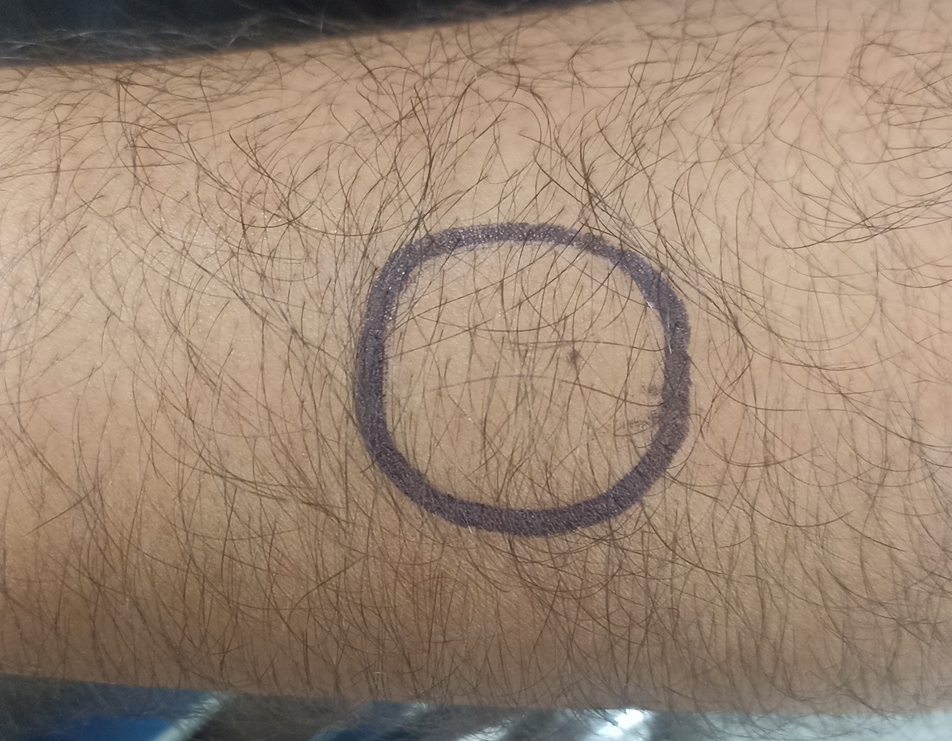
#> input picture segmentacion/img/04.jpg, 952 x 741 px, shrunk from 2604 x 2026 before the run, found by its file name
$ jupyter execute K_means.ipynb
#> lines starting #> are read from the running program, lines starting #| are printed output that depends on the picture; after the words box and inside, x2 and y2 are one past the last pixel; in counts of white or black regions, pixels touching at a corner belong together
[cell 1]
import cv2
import numpy as np
from sklearn.cluster import KMeans
from skimage import color
from skimage.morphology import disk, opening
from skimage.measure import label, regionprops
import matplotlib.pyplot as plt
import time

[cell 2]
start_time = time.time()

[cell 3]
# Leer la imagen
img = cv2.imread('/content/drive/MyDrive/Hipertermia ITM Carpeta Compartida/Segmentacion/04.jpg')
#> img is the input picture: shape (741, 952, 3); mean B, G, R 116.4, 135.2, 156.6
img_rgb = cv2.cvtColor(img, cv2.COLOR_BGR2RGB)  # Convertir a RGB para visualización

plt.imshow(img_rgb)
plt.axis('off')
plt.show()

[cell 4]
# Convertir la imagen al espacio de color LAB
lab_img = color.rgb2lab(img_rgb)
#> lab_img: shape (741, 952, 3) float64; mean of channels 0, 1, 2 57.5, 5.2, 13

# Extraer los canales AB y reformatear la imagen
ab = lab_img[:, :, 1:3]  # Tomar los canales A y B
ab = ab.reshape((-1, 2))  # Reformatear a 2D para aplicar K-means
#> ab = 705432 pairs, first value -9.84 to 10.08, second value -25.36 to 21.1
ab = ab.astype(np.float64)

[cell 5]
# Aplicar K-means
num_clusters = 2  # Ajustar según sea necesario
kmeans = KMeans(n_clusters=num_clusters, random_state=0, n_init=3).fit(ab)
cluster_labels = kmeans.labels_

[cell 6]
# Reformatear los resultados al tamaño original de la imagen
n_rows, n_cols, _ = lab_img.shape
pixel_labels = cluster_labels.reshape((n_rows, n_cols))
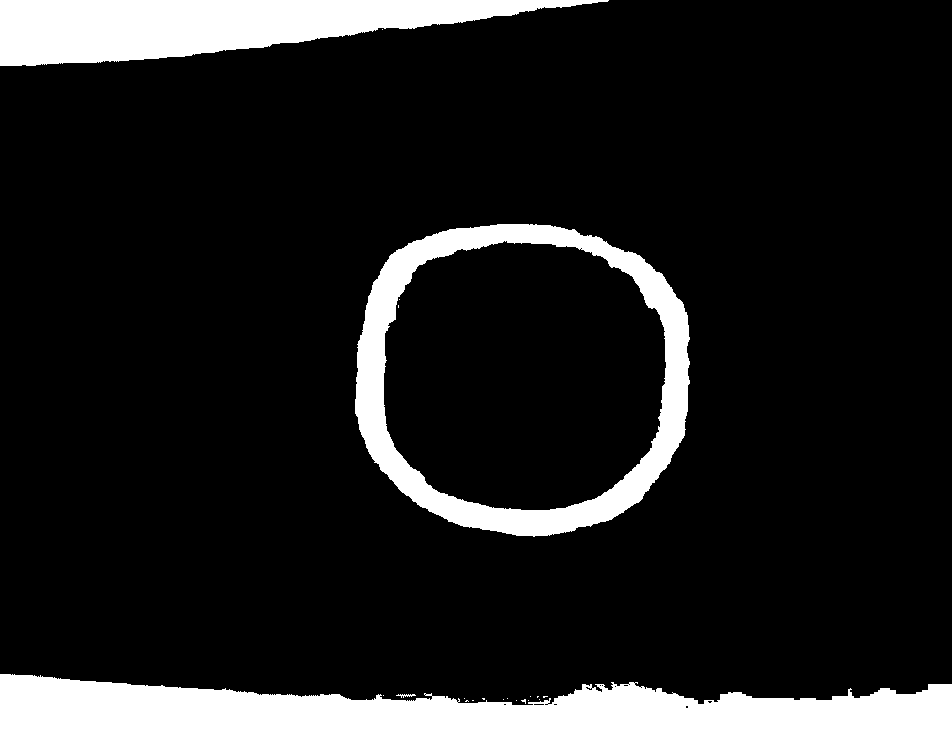
#> pixel_labels: shape (741, 952) int32; values 0 (black) and 1 (white), 13.3% white; 21 white regions (17 under 20 px), largest, box (x1, y1, x2, y2) and area: (0, 674, 952, 741) 46366, (0, 0, 609, 66) 23780, (355, 224, 690, 537) 23641, (396, 694, 416, 698) 38

[cell 7]
# Crear una máscara para las regiones del clúster seleccionado
marker_cluster = 1  # Asumir que el clúster 1 es el área de interés
drawing_mask = (pixel_labels == marker_cluster)

plt.imshow(drawing_mask, cmap='gray')
plt.axis('off')
plt.show()

[cell 8]
# Eliminar objetos pequeños (ruido)
drawing_mask = cv2.morphologyEx(drawing_mask.astype(np.uint8), cv2.MORPH_OPEN, np.ones((5, 5), np.uint8))
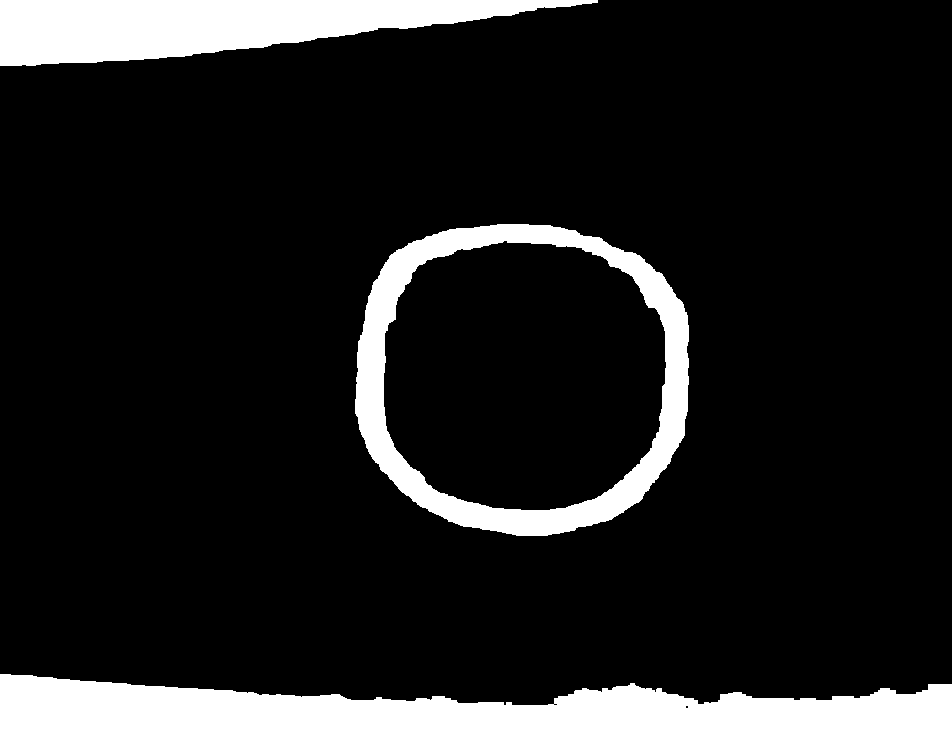
#> drawing_mask: shape (741, 952); values 0 (black) and 1 (white), 13.2% white; 3 white regions, box (x1, y1, x2, y2) and area: (0, 674, 952, 741) 46024, (0, 0, 598, 66) 23714, (355, 224, 689, 536) 23535

# Rellenar agujeros
drawing_mask = cv2.morphologyEx(drawing_mask, cv2.MORPH_CLOSE, np.ones((5, 5), np.uint8))
#> drawing_mask: shape (741, 952); values 0 (black) and 1 (white), 13.2% white; 3 white regions, box (x1, y1, x2, y2) and area: (0, 674, 952, 741) 46065, (0, 0, 598, 66) 23719, (355, 224, 689, 536) 23551

# Suavizar la máscara (opcional)
selem = disk(3)
drawing_mask = opening(drawing_mask, selem)
#> drawing_mask: shape (741, 952); values 0 (black) and 1 (white), 13.2% white; 3 white regions

[cell 9]
# Mostrar la imagen original y la máscara final
fig, ax = plt.subplots(1, 2, figsize=(10, 5))
ax[0].imshow(img_rgb)
ax[0].set_title("Imagen Original")
ax[1].imshow(drawing_mask, cmap='gray')
ax[1].set_title("Máscara Refinada de Segmentación")
plt.show()
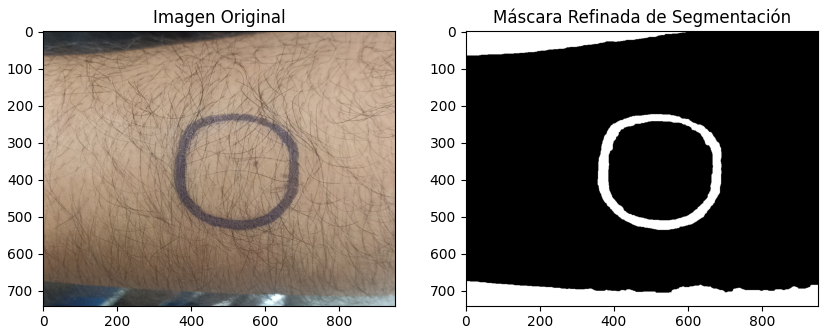
#> figure drawn by matplotlib, 2 panels

[cell 10]
# Encontrar componentes conectados
labeled_mask = label(drawing_mask)
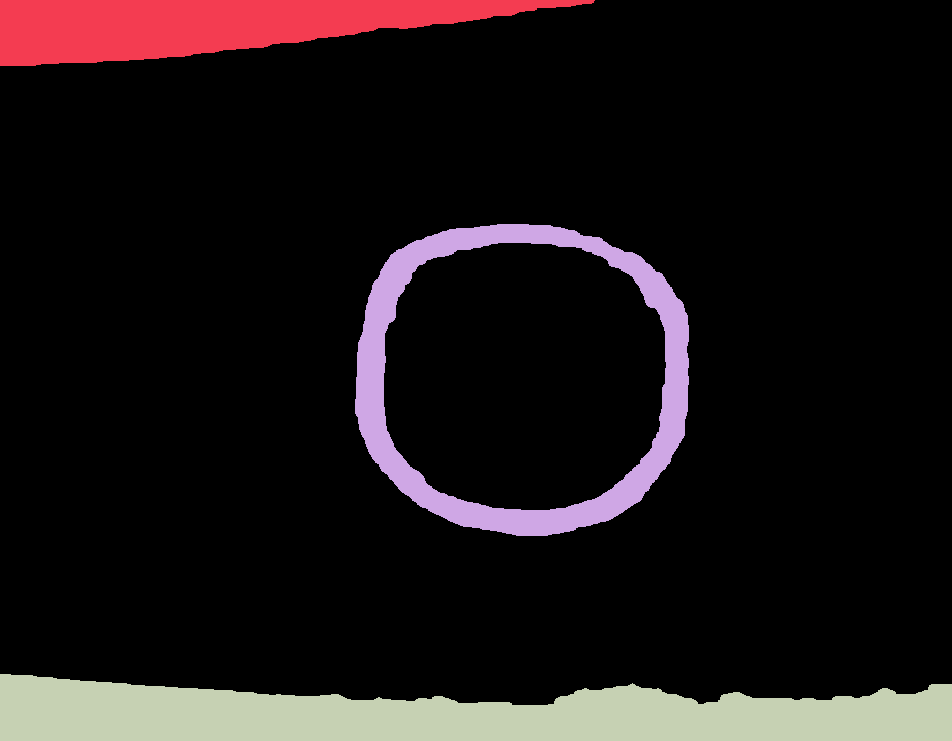
#> labeled_mask: shape (741, 952) int64; 4 distinct labels, from 0 to 3; one colour per label, 0 black
regions = regionprops(labeled_mask)
#> regions = 3 regions; box (x1, y1, x2, y2) and area: (0, 674, 952, 741) 45968, (0, 0, 595, 66) 23701, (355, 224, 689, 536) 23483

[cell 11]
# Dibujar cuadros delimitadores alrededor de las regiones detectadas
fig, ax = plt.subplots(1, 2, figsize=(10, 5))
ax[1].imshow(img_rgb)
ax[1].set_title("Imagen Segmentada con Cuadros Delimitadores")
for region in regions:
    minr, minc, maxr, maxc = region.bbox
    rect = plt.Rectangle((minc, minr), maxc - minc, maxr - minr, fill=False, edgecolor='red', linewidth=2)
    ax[1].add_patch(rect)
#> this loop made 3 passes
#> (minr, minc, maxr, maxc) on passes 1 to 3: (0, 0, 66, 595), (224, 355, 536, 689), (674, 0, 741, 952)

# Aplicar la máscara a la imagen original
masked_image = img_rgb.copy()
masked_image[~drawing_mask] = 0
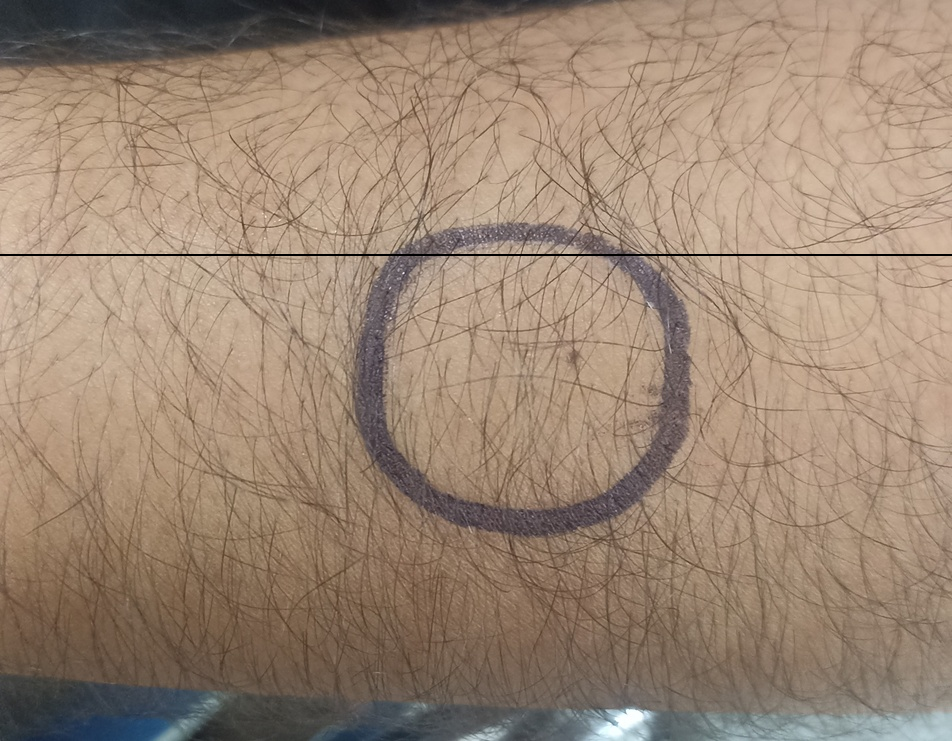
#> masked_image: shape (741, 952, 3); mean R, G, B 156.1, 134.8, 116

ax[0].imshow(img_rgb)
ax[0].set_title("Imagen Original")
plt.show()
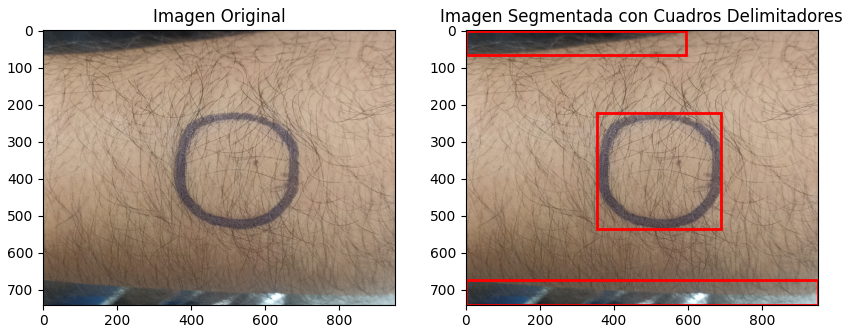
#> figure drawn by matplotlib, 2 panels

$ run again, with segmentacion/img/01.jpg copied over segmentacion/img/04.jpg
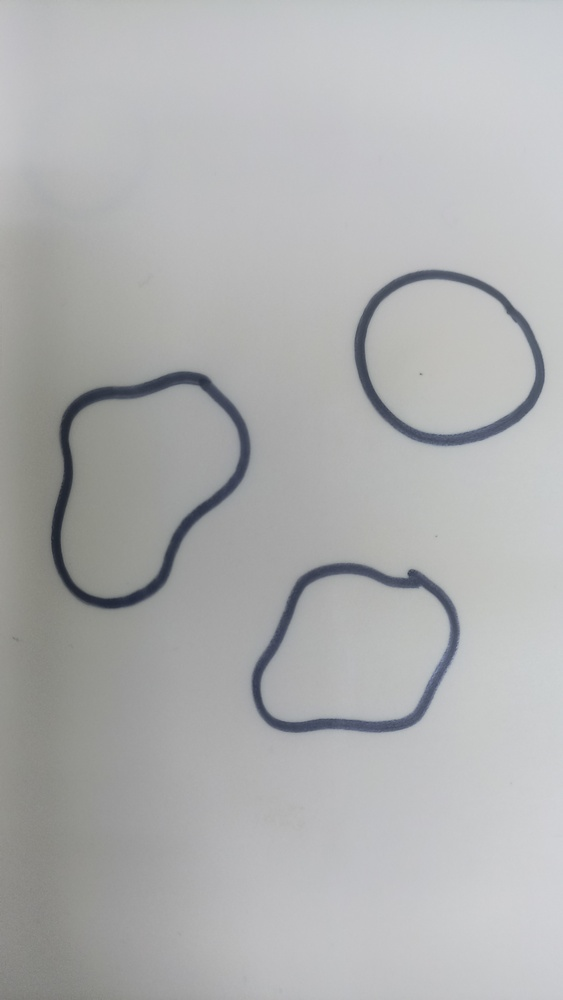
#> input picture segmentacion/img/01.jpg, 563 x 1000 px, shrunk from 2604 x 4624 before the run, found by its file name
#> img is the input picture: shape (1000, 563, 3); mean B, G, R 176.5, 176.1, 175.1
#> lab_img: shape (1000, 563, 3) float64; mean of channels 0, 1, 2 71.6, -0.2, -0.3
#> ab = 563000 pairs, first value -3.05 to 5.11, second value -17.02 to 5.76
#> pixel_labels: shape (1000, 563) int32; values 0 (black) and 1 (white), 3.5% white; 3 white regions, box (x1, y1, x2, y2) and area: (251, 563, 461, 734) 7174, (52, 372, 251, 608) 6537, (354, 269, 545, 447) 5765
#> `labeled_mask = label(drawing_mask)`:
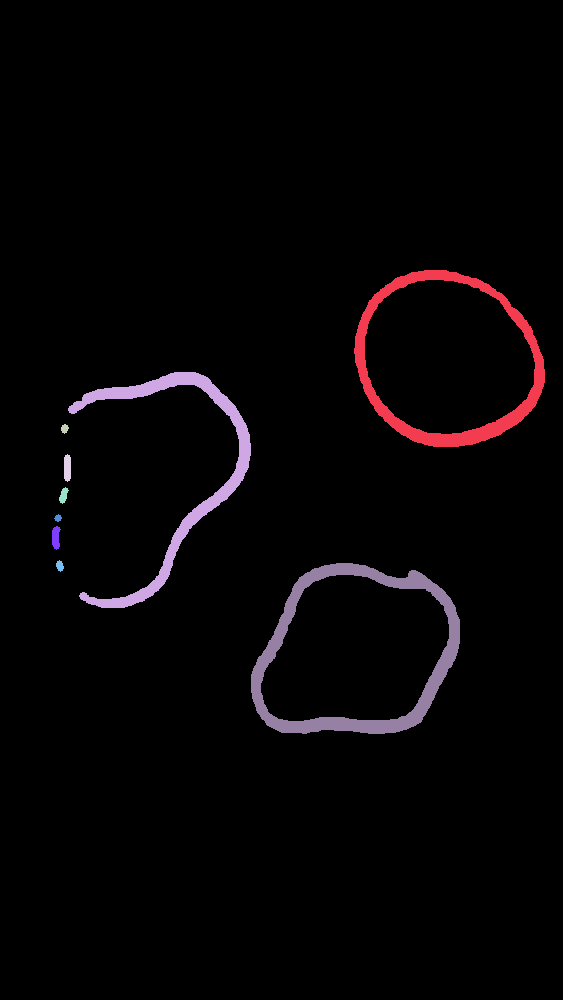
#> labeled_mask: shape (1000, 563) int64; 10 distinct labels, from 0 to 9; one colour per label, 0 black
#> regions = 9 regions; largest, box (x1, y1, x2, y2) and area: (251, 563, 460, 734) 7126, (354, 270, 545, 447) 5736, (68, 372, 251, 608) 5258, (64, 454, 71, 482) 176, (52, 526, 61, 550) 157
#> the loop `for region in regions:` made 9 passes
#> (minr, minc, maxr, maxc) on passes 1 to 8: (270, 354, 447, 545), (372, 68, 608, 251), (424, 61, 434, 69), (454, 64, 482, 71), (487, 59, 504, 69), (514, 54, 522, 62), (526, 52, 550, 61), (560, 56, 572, 64)
#> masked_image: shape (1000, 563, 3); mean R, G, B 174.8, 175.7, 176.1
#> `plt.show()`:
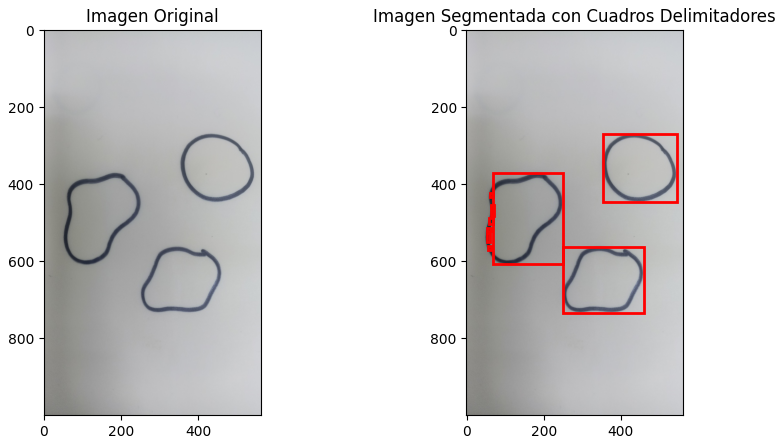
#> figure drawn by matplotlib, 2 panels

$ run again, with segmentacion/img/02.jpg copied over segmentacion/img/04.jpg
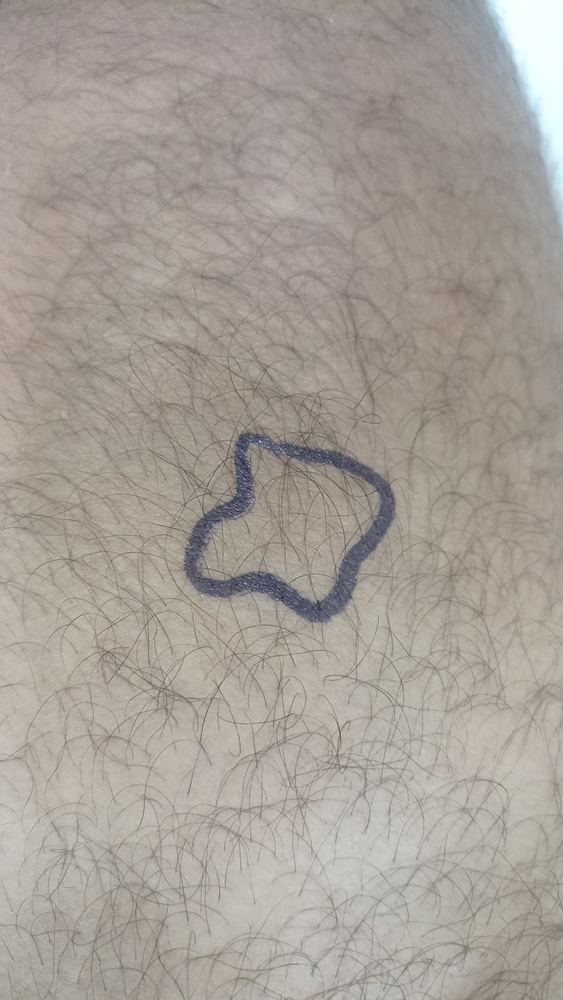
#> input picture segmentacion/img/02.jpg, 563 x 1000 px, shrunk from 2604 x 4624 before the run, found by its file name
#> img is the input picture: shape (1000, 563, 3); mean B, G, R 151.3, 159.3, 166.8
#> lab_img: shape (1000, 563, 3) float64; mean of channels 0, 1, 2 65.9, 1.3, 5.2
#> ab = 563000 pairs, first value -9.71 to 6.6, second value -13.29 to 10.65
#> pixel_labels: shape (1000, 563) int32; values 0 (black) and 1 (white), 4.6% white; 2 white regions, box (x1, y1, x2, y2) and area: (442, 0, 563, 266) 15778, (184, 433, 396, 624) 10384
#> `labeled_mask = label(drawing_mask)`:
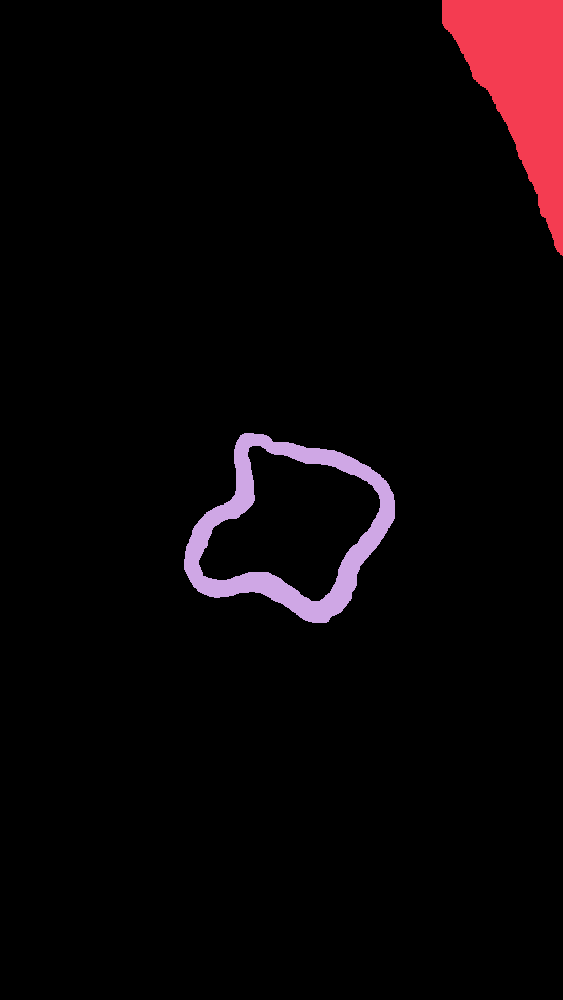
#> labeled_mask: shape (1000, 563) int64; 3 distinct labels, from 0 to 2; one colour per label, 0 black
#> regions = 2 regions; box (x1, y1, x2, y2) and area: (442, 0, 563, 256) 15644, (184, 433, 395, 623) 10336
#> the loop `for region in regions:` made 2 passes
#> (minr, minc, maxr, maxc) on passes 1 to 2: (0, 442, 256, 563), (433, 184, 623, 395)
#> masked_image: shape (1000, 563, 3); mean R, G, B 166.4, 159, 151
#> `plt.show()`:
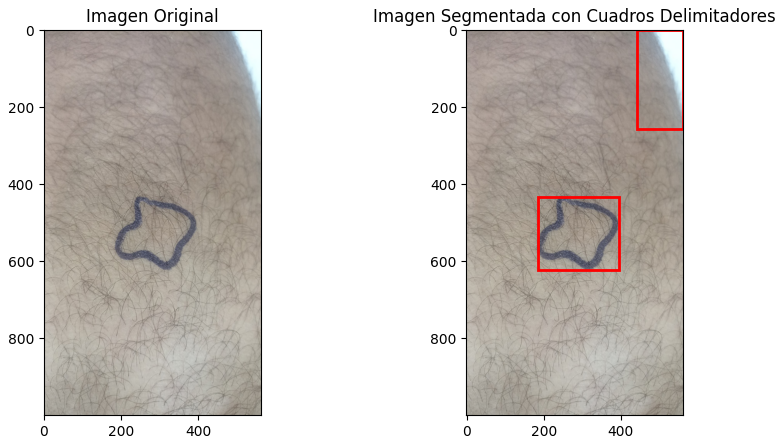
#> figure drawn by matplotlib, 2 panels
